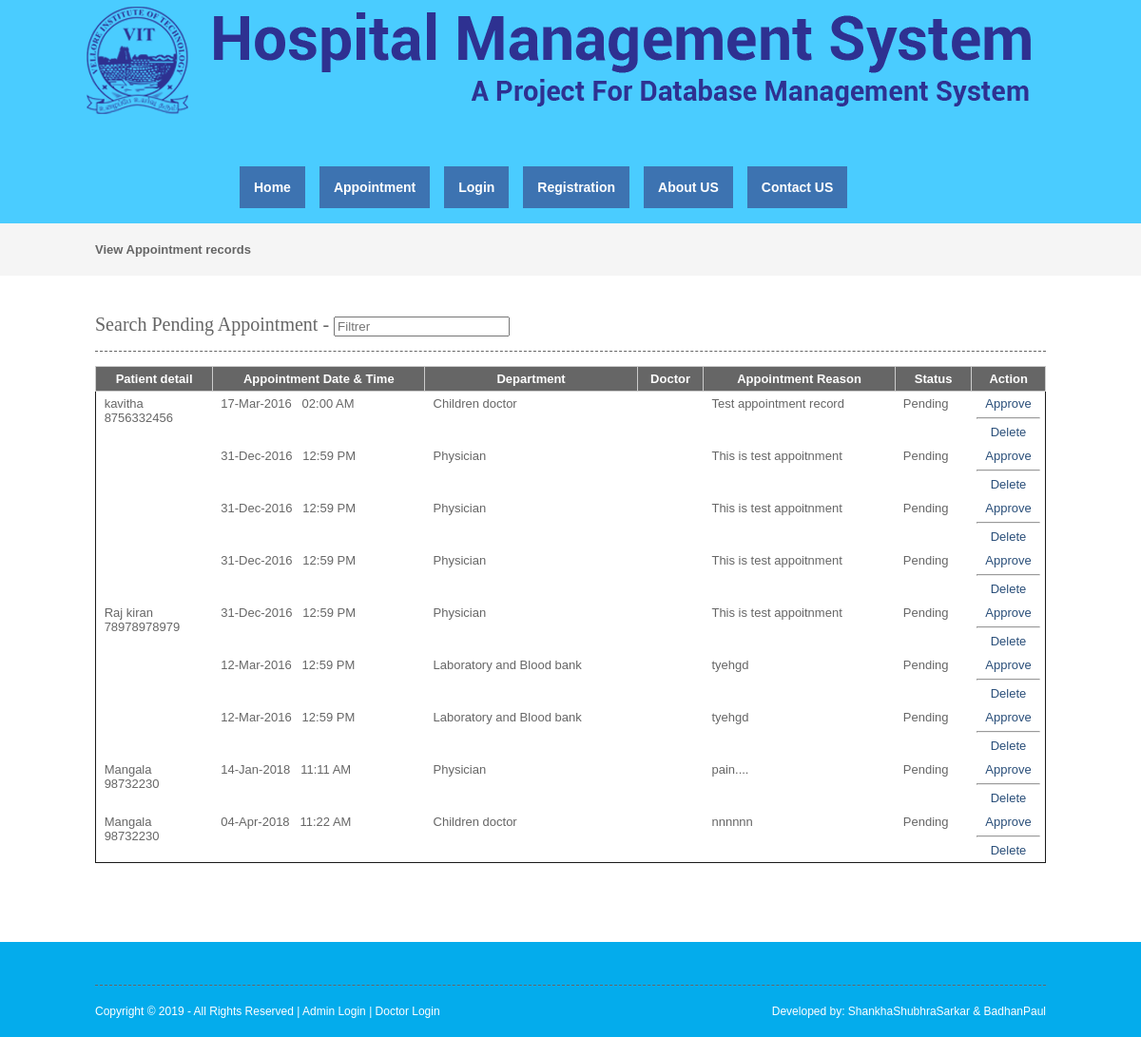
Page /viewappointmentpending.php on the committed database.
### tables this page shows
CREATE TABLE `appointment` (
  `appointmentid` int(10) NOT NULL,
  `appointmenttype` varchar(25) NOT NULL,
  `patientid` int(10) NOT NULL,
  `roomid` int(10) NOT NULL,
  `departmentid` int(10) NOT NULL,
  `appointmentdate` date NOT NULL,
  `appointmenttime` time NOT NULL,
  `doctorid` int(10) NOT NULL,
  `status` varchar(10) NOT NULL,
  `app_reason` text NOT NULL
);

CREATE TABLE `patient` (
  `patientid` int(10) NOT NULL,
  `patientname` varchar(50) NOT NULL,
  `admissiondate` date NOT NULL,
  `admissiontime` time NOT NULL,
  `address` varchar(250) NOT NULL,
  `mobileno` varchar(15) NOT NULL,
  `city` varchar(25) NOT NULL,
  `pincode` varchar(20) NOT NULL,
  `loginid` varchar(50) NOT NULL,
  `password` varchar(25) NOT NULL,
  `bloodgroup` varchar(20) NOT NULL,
  `gender` varchar(10) NOT NULL,
  `dob` date NOT NULL,
  `status` varchar(10) NOT NULL
);

CREATE TABLE `department` (
  `departmentid` int(10) NOT NULL,
  `departmentname` varchar(100) NOT NULL,
  `description` text NOT NULL,
  `status` varchar(10) NOT NULL
);

### viewappointmentpending.php (the view, shortened to what this page needs)
<?php
include("header.php");
include("dbconnection.php");
?>
<div class="wrapper col2">
  <div id="breadcrumb">
    <ul>
      <li class="first">View Appointment records</li></ul>
  </div>
</div>
<div class="wrapper col4">
  <div id="container">
<section class="container">
<h2>Search Pending Appointment - <input type="search" class="light-table-filter" data-table="order-table" placeholder="Filtrer" /></h2>
	<table class="order-table">
      <thead>
        <tr>
          <th>Patient detail</th>
          <th>Appointment Date &  Time</th>
          <th>Department</th>
          <th>Doctor</th>
          <th>Appointment Reason</th>
          <th>Status</th>
          <th><div align="center">Action</div></th>
        </tr>
        </thead>
        <tbody>
          <?php
		$sql ="SELECT * FROM appointment WHERE (status='Pending' OR status='Inactive')";
		$qsql = mysqli_query($con,$sql);
		while($rs = mysqli_fetch_array($qsql))
		{
			$sqlpat = "SELECT * FROM patient WHERE patientid='$rs[patientid]'";
			$qsqlpat = mysqli_query($con,$sqlpat);
			$rspat = mysqli_fetch_array($qsqlpat);
			$sqldept = "SELECT * FROM department WHERE departmentid='$rs[departmentid]'";
			$qsqldept = mysqli_query($con,$sqldept);
			$rsdept = mysqli_fetch_array($qsqldept);
			$sqldoc= "SELECT * FROM doctor WHERE doctorid='$rs[doctorid]'";
			$qsqldoc = mysqli_query($con,$sqldoc);
			$rsdoc = mysqli_fetch_array($qsqldoc);
        echo "<tr>
          <td>&nbsp;$rspat[patientname]<br>&nbsp;$rspat[mobileno]</td>
			 <td>&nbsp;" . date("d-M-Y",strtotime($rs[appointmentdate])) . " &nbsp; " . date("H:i A",strtotime($rs[appointmenttime])) . "</td>
		    <td>&nbsp;$rsdept[departmentname]</td>
			   <td>&nbsp;$rsdoc[doctorname]</td>
			    <td>&nbsp;$rs[app_reason]</td>
			    <td>&nbsp;$rs[status]</td>
          <td><div align='center'>";
		  if($rs[status] != "Approved")
		  {
				  if(!(isset($_SESSION[patientid])))
				  {
						  echo "<a href='appointmentapproval.php?editid=$rs[appointmentid]&patientid=$rs[patientid]'>Approve</a><hr>";
				  }
				 echo "  <a href='viewappointment.php?delid=$rs[appointmentid]'>Delete</a>";
		  }
		  else
		  {
				echo "<a href='patientreport.php?patientid=$rs[patientid]&appointmentid=$rs[appointmentid]'>View Report</a>";
		  }
		 echo "</center></td></tr>";
		}
		?>
      </tbody>
    </table>
    </section>
    <p>&nbsp;</p>
  </div>
</div>
<?php
include("footer.php");
?>

### layout/styles/layout.css (style rules this page uses)
html { overflow-y:scroll; }
body { margin:0; padding:0; font-size:13px; font-family:verdana, Arial, Helvetica, sans-serif; color:#FFFFFF; background-color:#4F473A; }
a { outline:none; text-decoration:none; }
div.wrapper { display:block; width:100%; margin:0; text-align:left; }
.col2 { color:#666666; background-color:#F5F5F5; }
.col3, .col4 { color:#666666; background-color:#FFFFFF; }
#head, #gallery, #breadcrumb, #container, #footer { display:block; position:relative; width:1000px; margin:0 auto; }
#breadcrumb { padding:20px 0; }
#breadcrumb ul { margin:0; padding:0; list-style:none; }
#breadcrumb ul li { display:inline; }
#breadcrumb ul li.first { font-weight:bold; }
#container { padding:40px 0; }
#container h1, #container h2, #container h3, #container h4, #container h5, #container h6 { margin:0 0 15px 0; padding:0 0 15px 0; line-height:normal; font-weight:normal; font-size:20px; font-family:Georgia, "Times New Roman", Times, serif; border-bottom:1px dashed #666666; }
#container a { color:#294E79; }

### layout/styles/tables.css (style rules this page uses)
table { width:100%; border-collapse:collapse; table-layout:auto; vertical-align:top; margin-bottom:15px; border:1px solid rgb(26, 26, 26); }
table thead th { color:#FFFFFF; background-color:#666666; border:1px solid #CCCCCC; border-collapse:collapse; text-align:center; table-layout:auto; vertical-align:middle; }
table tbody td { vertical-align:top; border-collapse:collapse; }
table thead th, table tbody td { padding:5px; border-collapse:collapse; }

### rows in the picture
appointment: patientid.patientname "kavitha", patientid.mobileno "8756332456", appointmentdate "17-Mar-2016", appointmenttime "02:00 AM", departmentid.departmentname "Children doctor", app_reason "Test appointment record", status "Pending"
appointment: appointmentdate "31-Dec-2016", appointmenttime "12:59 PM", departmentid.departmentname "Physician", app_reason "This is test appoitnment", status "Pending"
appointment: appointmentdate "31-Dec-2016", appointmenttime "12:59 PM", departmentid.departmentname "Physician", app_reason "This is test appoitnment", status "Pending"
appointment: appointmentdate "31-Dec-2016", appointmenttime "12:59 PM", departmentid.departmentname "Physician", app_reason "This is test appoitnment", status "Pending"
appointment: patientid.patientname "Raj kiran", patientid.mobileno "78978978979", appointmentdate "31-Dec-2016", appointmenttime "12:59 PM", departmentid.departmentname "Physician", app_reason "This is test appoitnment", status "Pending"
appointment: appointmentdate "12-Mar-2016", appointmenttime "12:59 PM", departmentid.departmentname "Laboratory and Blood bank", app_reason "tyehgd", status "Pending"
appointment: appointmentdate "12-Mar-2016", appointmenttime "12:59 PM", departmentid.departmentname "Laboratory and Blood bank", app_reason "tyehgd", status "Pending"
appointment: patientid.patientname "Mangala", patientid.mobileno "98732230", appointmentdate "14-Jan-2018", appointmenttime "11:11 AM", departmentid.departmentname "Physician", app_reason "pain....", status "Pending"
appointment: patientid.patientname "Mangala", patientid.mobileno "98732230", appointmentdate "04-Apr-2018", appointmenttime "11:22 AM", departmentid.departmentname "Children doctor", app_reason "nnnnnn", status "Pending"
